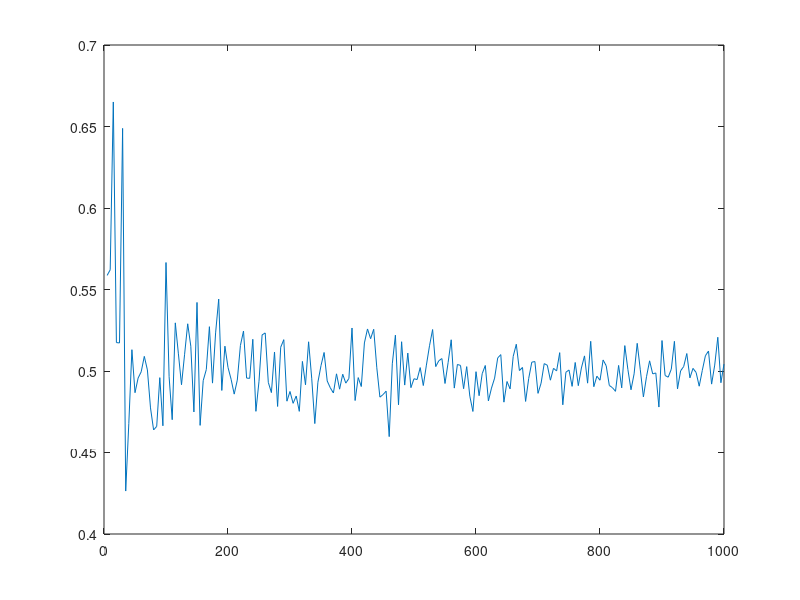

MATLAB code to generate this figure: (Note: this script raises an error after producing the figure.)
%% mean_vs_n.m
%  MATH 166 -- Statistics (Prof. Andreas Mang)
%  Homework 1 helper: a loop over sample sizes.
%
%  For n = 5, 10, 15, ..., 1000 draw a fresh sample of n numbers from
%  Uniform(0, 1), store its average, and plot the averages against n. The plot
%  also shows the true mean 1/2 and the band 1/2 +- 2 sigma/sqrt(n) of two
%  standard errors, where sigma^2 = 1/12 is the variance of Uniform(0, 1).
%  Base MATLAB only; no toolboxes needed.
%
%  Run:  mean_vs_n         (at the MATLAB prompt, from this folder)

rng(0);                              % reproducibility (remove for a fresh draw)

nvals = 5:5:1000;                    % n = 5, 10, ..., 1000
avg = zeros(size(nvals));            % room for one average per n, filled in below

for k = 1:numel(nvals)               % k = 1, 2, ..., 200 numbers the entries of nvals
    n = nvals(k);
    x = rand(n,1);                   % a fresh sample of size n
    avg(k) = mean(x);
end

band = 2*sqrt(1/12 ./ nvals);        % two standard errors, 2 sigma / sqrt(n), for every n
inside = mean(abs(avg - 0.5) <= band);   % the mean of 0s and 1s is a proportion

fprintf('average at n = %d: %.4f   (true mean 0.5)\n', nvals(end), avg(end));
fprintf('proportion of the %d averages inside the band: %.2f\n', numel(nvals), inside);

figure;
h1 = plot(nvals, avg); hold on;
h2 = yline(0.5, 'k--');
h3 = plot(nvals, 0.5 + band, ':', 'Color', [0.5 0.5 0.5]);
plot(nvals, 0.5 - band, ':', 'Color', [0.5 0.5 0.5]);
hold off;
xlabel('n'); ylabel('sample average');
title('averages of n draws from Uniform(0, 1)');
legend([h1 h2 h3], {'sample average', 'true mean 1/2', '1/2 \pm 2 standard errors'});

% -----------------------------------------------------------------------------
% This script is part of STAN (Statistics: Theory, Applications & Numerics),
% the code repository for MATH 166 at Tufts University:
% https://github.com/andreasmang/stan
